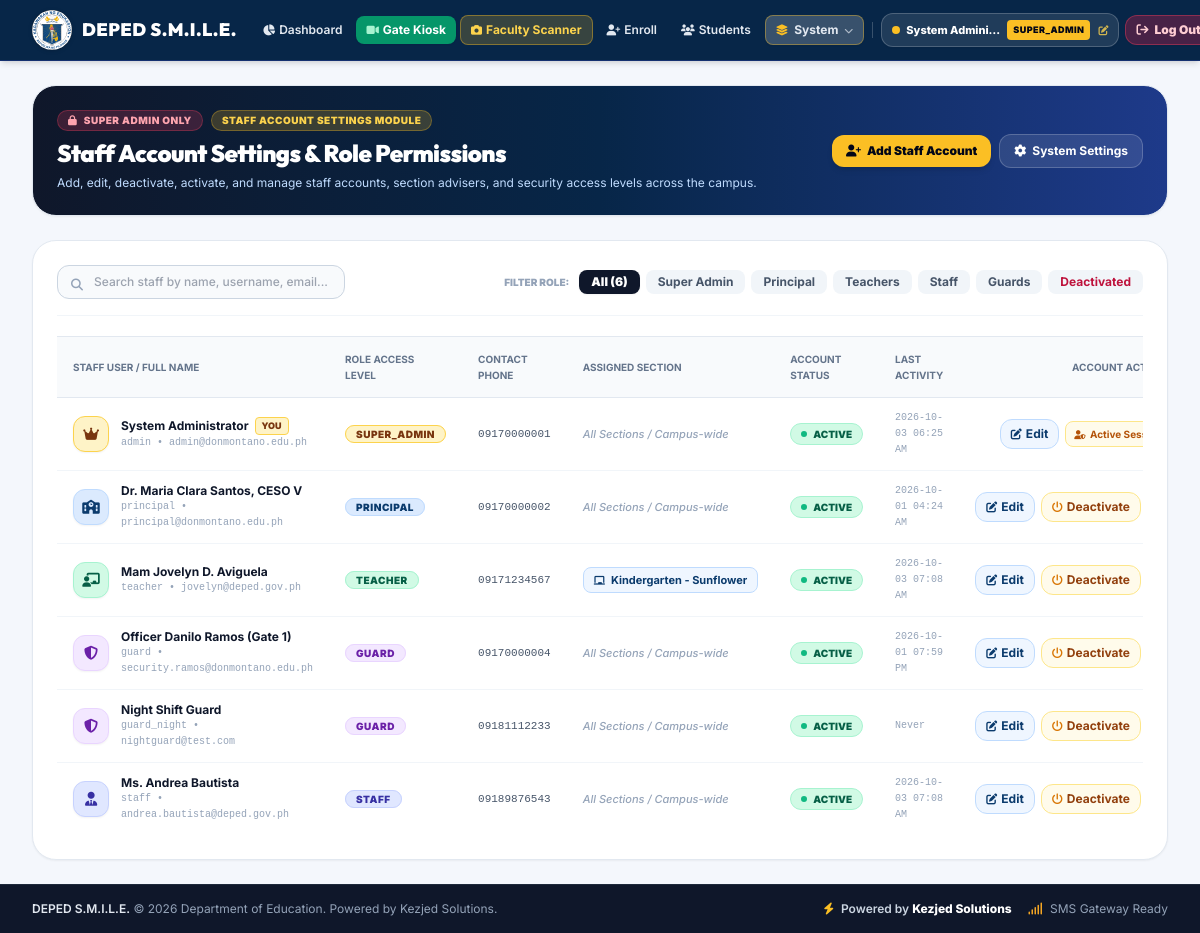
/admin/users (signed in), run on an earlier commit of the app's database.
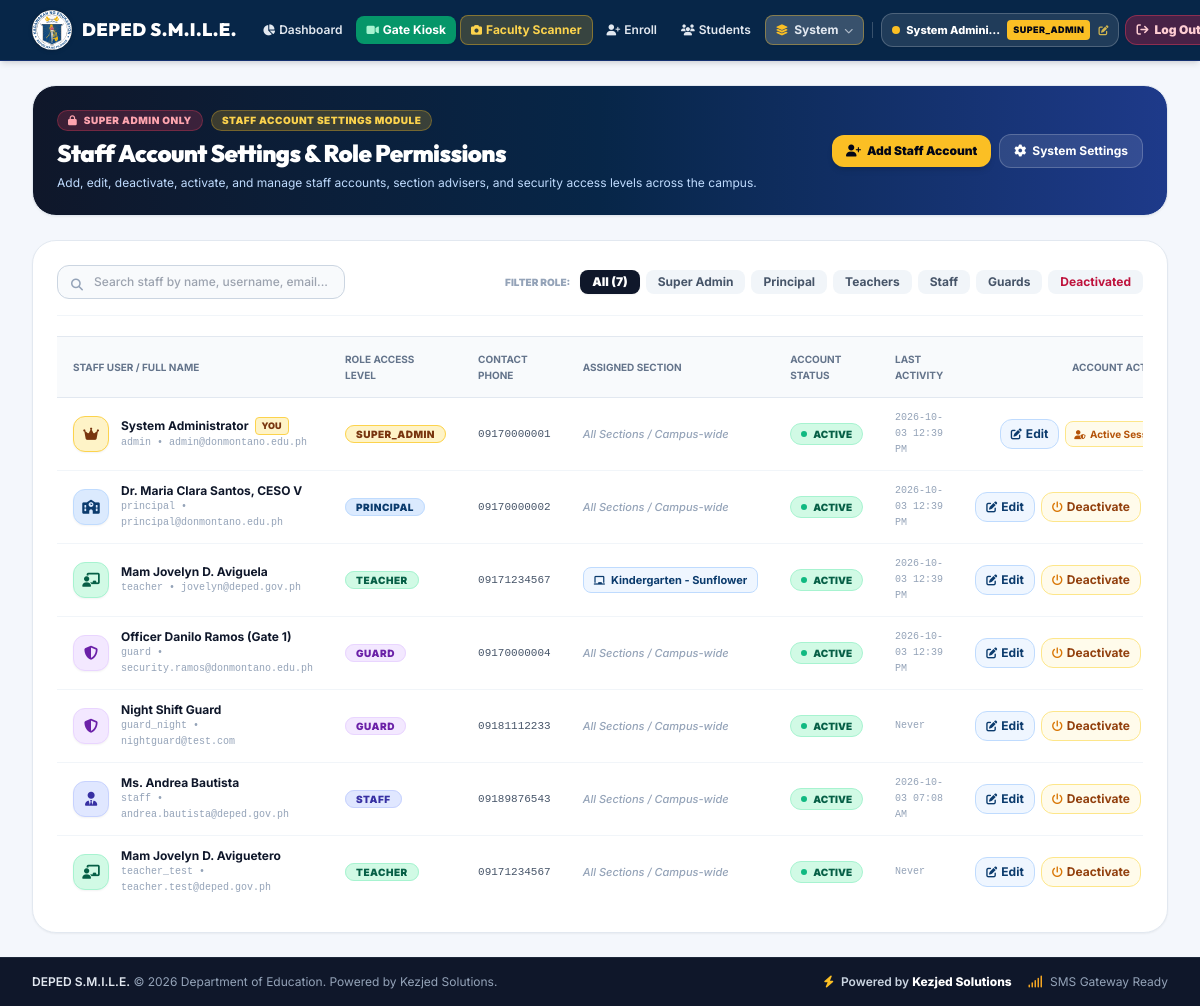
And on a later commit of the database.
### smile_orm.py (models this page shows)
class User(Base):
    __tablename__ = 'users'
    id = Column(Integer, primary_key=True, autoincrement=True)
    username = Column(String(50), unique=True, nullable=False, index=True)
    email = Column(String(120), unique=True, nullable=False, index=True)
    password_hash = Column(String(255), nullable=False)
    full_name = Column(String(100), nullable=False)
    role = Column(String(30), nullable=False, default="TEACHER") # SUPER_ADMIN, PRINCIPAL, TEACHER, GUARD, PARENT, STAFF, NON_TEACHING
    is_active = Column(Boolean, default=True)
    phone_number = Column(String(30), default="")
    designation = Column(String(100), default="") # DepEd Designation / Department (e.g. Registrar, Guidance)
    assigned_section_id = Column(Integer, ForeignKey('sections.id'), nullable=True)
    face_embedding = Column(Text, nullable=True) # JSON list of 128 floats for SFace facial recognition
    photo_path = Column(Text, default="") # Photo evidence / profile portrait
    created_at = Column(DateTime, default=pht_now)
    last_login = Column(DateTime, nullable=True)
    assigned_section = relationship("Section", foreign_keys=[assigned_section_id])
    staff_attendance_records = relationship("StaffAttendanceLog", back_populates="user_rel", cascade="all, delete-orphan")
    def to_dict(self):
        return {
            "id": self.id,
            "username": self.username,
            "email": self.email,
            "full_name": self.full_name,
            "role": self.role,
            "is_active": self.is_active,
            "phone_number": self.phone_number,
            "designation": getattr(self, 'designation', '') or "",
            "assigned_section_id": self.assigned_section_id,
            "assigned_section_name": f"{self.assigned_section.grade_level} - {self.assigned_section.section_name}" if self.assigned_section else "N/A",
            "has_face": bool(self.face_embedding),
            "photo_path": getattr(self, 'photo_path', '') or "",
            "created_at": self.created_at.strftime("%Y-%m-%d %I:%M %p") if self.created_at else "",
            "last_login": self.last_login.strftime("%Y-%m-%d %I:%M %p") if self.last_login else "Never"
        }

### app.py (the view)
@app.route('/admin/users', methods=['GET'])
@admin_required
def admin_users():
    users = get_all_users_orm()
    sections = get_all_sections_orm()
    return render_template(
        'admin_users.html',
        school_name=smile_config.SCHOOL_NAME,
        users=users,
        sections=sections
    )

### templates/admin_users.html (shortened to what the changed rows need)
{% extends "base.html" %}
{% block content %}
<div class="space-y-6">
  <div class="glass-card rounded-2xl sm:rounded-3xl p-4 sm:p-6 border border-slate-200 shadow-sm flex flex-col md:flex-row md:items-center justify-between gap-4 bg-gradient-to-r from-slate-900 via-deped-darkblue to-blue-900 text-white relative overflow-hidden">
    <div class="space-y-1.5 z-10">
      <h1 class="text-xl sm:text-2xl font-black font-heading tracking-tight text-white">Staff Account Settings & Role Permissions</h1>
    </div>
  </div>
  <div class="glass-card rounded-3xl p-6 border border-slate-200 shadow-sm bg-white space-y-5">
    <div class="flex flex-col lg:flex-row lg:items-center justify-between gap-4 pb-4 border-b border-slate-100">
      <div class="flex items-center gap-1.5 flex-wrap">
        <span class="text-[10px] font-black uppercase text-slate-400 mr-1">Filter Role:</span>
        <button onclick="setRoleFilter('ALL')" id="filterBtn_ALL" class="role-filter-btn px-3 py-1 rounded-lg text-xs font-black transition bg-slate-900 text-white shadow-sm">
          All ({{ users|length }})
        </button>
        <button onclick="setRoleFilter('SUPER_ADMIN')" id="filterBtn_SUPER_ADMIN" class="role-filter-btn px-3 py-1 rounded-lg text-xs font-bold transition bg-slate-100 text-slate-600 hover:bg-slate-200">
          Super Admin
        </button>
        <button onclick="setRoleFilter('PRINCIPAL')" id="filterBtn_PRINCIPAL" class="role-filter-btn px-3 py-1 rounded-lg text-xs font-bold transition bg-slate-100 text-slate-600 hover:bg-slate-200">
          Principal
        </button>
        <button onclick="setRoleFilter('TEACHER')" id="filterBtn_TEACHER" class="role-filter-btn px-3 py-1 rounded-lg text-xs font-bold transition bg-slate-100 text-slate-600 hover:bg-slate-200">
          Teachers
        </button>
        <button onclick="setRoleFilter('STAFF')" id="filterBtn_STAFF" class="role-filter-btn px-3 py-1 rounded-lg text-xs font-bold transition bg-slate-100 text-slate-600 hover:bg-slate-200">
          Staff
        </button>
        <button onclick="setRoleFilter('GUARD')" id="filterBtn_GUARD" class="role-filter-btn px-3 py-1 rounded-lg text-xs font-bold transition bg-slate-100 text-slate-600 hover:bg-slate-200">
          Guards
        </button>
        <button onclick="setRoleFilter('INACTIVE')" id="filterBtn_INACTIVE" class="role-filter-btn px-3 py-1 rounded-lg text-xs font-bold transition bg-slate-100 text-rose-700 hover:bg-rose-50">
          Deactivated
        </button>
      </div>
    </div>
    <div class="overflow-x-auto">
      <table class="w-full text-left text-xs" id="staffAccountsTable">
        <thead class="bg-slate-50 text-slate-500 uppercase text-[10px] font-black border-y border-slate-200">
          <tr>
            <th class="py-3.5 px-4">Staff User / Full Name</th>
            <th class="py-3.5 px-4">Role Access Level</th>
            <th class="py-3.5 px-4">Contact Phone</th>
            <th class="py-3.5 px-4">Assigned Section</th>
            <th class="py-3.5 px-4">Account Status</th>
            <th class="py-3.5 px-4">Last Activity</th>
            <th class="py-3.5 px-4 text-right">Account Actions</th>
          </tr>
        </thead>
        <tbody class="divide-y divide-slate-100 font-medium text-slate-700">
          {% for u in users %}
          <tr class="user-row hover:bg-slate-50/80 transition"
              data-user-id="{{ u.id }}"
              data-username="{{ u.username|lower }}"
              data-fullname="{{ u.full_name|lower }}"
              data-email="{{ u.email|lower }}"
              data-role="{{ u.role }}"
              data-active="{{ 'true' if u.is_active else 'false' }}">
            <td class="py-3 px-4">
              <div class="flex items-center gap-3">
                <div class="w-9 h-9 rounded-xl {% if u.role == 'SUPER_ADMIN' %}bg-amber-100 text-amber-900 border border-amber-300{% elif u.role == 'PRINCIPAL' %}bg-blue-100 text-deped-blue border border-blue-200{% elif u.role == 'TEACHER' %}bg-emerald-100 text-emerald-800 border border-emerald-200{% elif u.role == 'STAFF' %}bg-indigo-100 text-indigo-800 border border-indigo-200{% else %}bg-purple-100 text-purple-800 border border-purple-200{% endif %} flex items-center justify-center font-black text-sm shrink-0 shadow-sm">
                  <i class="fa-solid {% if u.role == 'SUPER_ADMIN' %}fa-crown{% elif u.role == 'PRINCIPAL' %}fa-school{% elif u.role == 'TEACHER' %}fa-chalkboard-user{% elif u.role == 'STAFF' %}fa-user-tie{% else %}fa-shield-halved{% endif %}"></i>
                </div>
                <div>
                  <div class="flex items-center gap-1.5">
                    <span class="font-bold text-slate-900">{{ u.full_name }}</span>
                    {% if u.id == current_user.id %}
                    <span class="px-1.5 py-0.2 rounded text-[9px] font-black uppercase bg-amber-100 text-amber-900 border border-amber-300">You</span>
                    {% endif %}
                  </div>
                  <span class="text-[10px] text-slate-400 font-mono block">{{ u.username }} &bull; {{ u.email }}</span>
                </div>
              </div>
            </td>
            <td class="py-3 px-4">
              <span class="px-2.5 py-0.5 rounded-full text-[10px] font-black uppercase tracking-wider {% if u.role == 'SUPER_ADMIN' %}bg-amber-100 text-amber-900 border border-amber-300{% elif u.role == 'PRINCIPAL' %}bg-blue-100 text-deped-blue border border-blue-200{% elif u.role == 'TEACHER' %}bg-emerald-100 text-emerald-800 border border-emerald-200{% elif u.role == 'STAFF' %}bg-indigo-100 text-indigo-800 border border-indigo-200{% else %}bg-purple-100 text-purple-800 border border-purple-200{% endif %}">
                {{ u.role }}
              </span>
            </td>
            <td class="py-3 px-4 font-mono text-[11px] text-slate-600">
              {{ u.phone_number or 'Not provided' }}
            </td>
            <td class="py-3 px-4">
              {% if u.assigned_section_name and u.assigned_section_name != 'N/A' %}
              <span class="px-2.5 py-1 rounded-lg text-[11px] font-bold bg-blue-50 text-deped-blue border border-blue-200 flex items-center gap-1.5 w-max">
                <i class="fa-solid fa-chalkboard text-[10px]"></i>
                {{ u.assigned_section_name }}
              </span>
              {% else %}
              <span class="text-slate-400 text-[11px] italic">All Sections / Campus-wide</span>
              {% endif %}
            </td>
            <td class="py-3 px-4">
              {% if u.is_active %}
              <span class="px-2.5 py-0.5 rounded-full text-[10px] font-black uppercase bg-emerald-100 text-emerald-800 border border-emerald-200 inline-flex items-center gap-1.5">
                <span class="w-1.5 h-1.5 rounded-full bg-emerald-500 animate-pulse"></span>
                ACTIVE
              </span>
              {% else %}
              <span class="px-2.5 py-0.5 rounded-full text-[10px] font-black uppercase bg-rose-100 text-rose-800 border border-rose-200 inline-flex items-center gap-1.5">
                <span class="w-1.5 h-1.5 rounded-full bg-rose-500"></span>
                DEACTIVATED
              </span>
              {% endif %}
            </td>
            <td class="py-3 px-4 text-slate-400 font-mono text-[10px]">
              {{ u.last_login }}
            </td>
            <td class="py-3 px-4 text-right">
              <div class="inline-flex items-center gap-1.5">
                <button onclick="openEditUserModal({{ u.id }}, '{{ u.username|escape }}', '{{ u.full_name|escape }}', '{{ u.email|escape }}', '{{ u.role }}', '{{ u.phone_number or '' }}', {{ u.assigned_section_id or 'null' }}, {{ 'true' if u.is_active else 'false' }}, {{ 'true' if u.id == current_user.id else 'false' }})"
                        title="Edit Account Details & Password"
                        class="px-2.5 py-1.5 rounded-xl bg-blue-50 hover:bg-blue-100 text-deped-blue font-bold text-xs transition border border-blue-200 flex items-center gap-1">
                  <i class="fa-solid fa-pen-to-square text-[11px]"></i>
                  <span>Edit</span>
                </button>
                {% if u.id != current_user.id %}
                  {% if u.is_active %}
                  <button onclick="toggleUserStatus({{ u.id }}, '{{ u.username|escape }}', true)"
                          title="Deactivate Account (Block Access)"
                          class="px-2.5 py-1.5 rounded-xl bg-amber-50 hover:bg-amber-100 text-amber-800 font-bold text-xs transition border border-amber-200 flex items-center gap-1">
                    <i class="fa-solid fa-power-off text-[11px] text-amber-600"></i>
                    <span>Deactivate</span>
                  </button>
                  {% endif %}
                {% else %}
                  <span class="text-[10px] text-amber-700 font-bold px-2 py-1 bg-amber-50 rounded-lg border border-amber-200" title="You cannot deactivate or delete your own active administrator account">
                    <i class="fa-solid fa-user-shield text-[9px] mr-0.5"></i> Active Session
                  </span>
                {% endif %}
              </div>
            </td>
          </tr>
          {% endfor %}
        </tbody>
      </table>
    </div>
  </div>
</div>
{% endblock %}

### templates/base.html (shortened to what the changed rows need)
<!DOCTYPE html>
<html lang="en">
<head>
  <script src="https://cdn.tailwindcss.com"></script>
  <link rel="stylesheet" href="https://cdnjs.cloudflare.com/ajax/libs/font-awesome/6.5.1/css/all.min.css">
</head>
<body class="min-h-screen flex flex-col text-slate-800 overflow-x-hidden w-full max-w-full">
  <header class="bg-deped-darkblue text-white shadow-md sticky top-0 z-50 border-b border-blue-900/60 w-full">
    <div class="w-full max-w-[1560px] mx-auto px-4 sm:px-6 lg:px-8 py-2 sm:py-2.5">
      <div class="flex items-center justify-between gap-3 lg:gap-4 w-full">
        <div class="hidden lg:flex items-center gap-1.5 xl:gap-2.5 shrink-0">
          {% if current_user %}
            {% if current_user.role == 'TEACHER' %}
              <a href="/profile" class="flex items-center gap-1.5 px-2.5 py-1.5 rounded-xl bg-emerald-950/40 hover:bg-emerald-900/60 border border-emerald-400/40 text-xs shadow-sm shrink-0 transition group cursor-pointer" title="Edit Profile & Advisory Class">
                <span class="w-2 h-2 rounded-full bg-emerald-400 animate-pulse shrink-0"></span>
                <span class="font-bold text-white text-[11px] max-w-[95px] xl:max-w-[130px] truncate" title="{{ current_user.full_name }}">{{ current_user.full_name }}</span>
                {% if current_user.assigned_section_name and current_user.assigned_section_name != 'N/A' %}
                <span class="hidden 2xl:inline text-[9px] font-black uppercase text-amber-300 font-mono tracking-tight max-w-[120px] truncate" title="{{ current_user.assigned_section_name }}">
                  [{{ current_user.assigned_section_name }}]
                </span>
                {% endif %}
                <span class="px-1.5 py-0.5 rounded text-[9px] font-black uppercase tracking-wider bg-emerald-400 text-slate-950 shrink-0 whitespace-nowrap">
                  Adviser
                </span>
                <i class="fa-solid fa-pen-to-square text-[10px] text-amber-300/80 group-hover:text-amber-300 transition shrink-0 ml-0.5" title="Edit Profile"></i>
              </a>
            {% else %}
              <a href="/profile" class="flex items-center gap-1.5 px-2.5 py-1.5 rounded-xl bg-white/10 hover:bg-white/20 border border-white/20 text-xs shadow-sm shrink-0 transition group cursor-pointer" title="Edit Profile">
                <span class="w-2 h-2 rounded-full {% if current_user.is_admin %}bg-amber-400{% else %}bg-blue-400{% endif %} animate-pulse shrink-0"></span>
                <span class="font-extrabold text-white text-[11px] max-w-[95px] xl:max-w-[130px] truncate" title="{{ current_user.full_name }}">{{ current_user.full_name }}</span>
                <span class="px-1.5 py-0.5 rounded text-[9px] font-black uppercase tracking-wider {% if current_user.is_admin %}bg-amber-400 text-slate-950{% elif current_user.role == 'PRINCIPAL' %}bg-blue-400 text-slate-950{% elif current_user.role == 'GUARD' %}bg-purple-400 text-slate-950{% else %}bg-slate-200 text-slate-900{% endif %} shrink-0 whitespace-nowrap">
                  {{ current_user.role }}
                </span>
                <i class="fa-solid fa-pen-to-square text-[10px] text-amber-300/80 group-hover:text-amber-300 transition shrink-0 ml-0.5" title="Edit Profile"></i>
              </a>
            {% endif %}
          {% else %}
            <a href="/login" class="px-3 py-1.5 bg-amber-400 hover:bg-amber-300 text-slate-950 font-black text-xs rounded-xl shadow transition flex items-center gap-1.5 shrink-0 whitespace-nowrap">
              <i class="fa-solid fa-key text-[10px]"></i> Staff Sign In
            </a>
          {% endif %}
        </div>
      </div>
    </div>
  </header>
  <main class="flex-grow max-w-[1560px] w-full mx-auto px-4 sm:px-6 lg:px-8 py-4 sm:py-6 overflow-x-hidden">
    {% block content %}{% endblock %}
  </main>
</body>
</html>

What changed in the data, as far as the page shows it:
changed User "System Administrator": last_login "2026-10-03 06:25 AM" → "2026-10-03 12:39 PM"
changed User "Dr. Maria Clara Santos, CESO V": last_login "2026-10-01 04:24 AM" → "2026-10-03 12:39 PM"
changed User "Mam Jovelyn D. Aviguela": last_login "2026-10-03 07:08 AM" → "2026-10-03 12:39 PM"
changed User "Officer Danilo Ramos (Gate 1)": last_login "2026-10-01 07:59 PM" → "2026-10-03 12:39 PM"
added User: full_name "Mam Jovelyn D. Aviguetero", username "teacher_test", email "teacher.test@deped.gov.ph", role "TEACHER", phone_number "09171234567", shows "All Sections / Campus-wide", last_login "Never"
Also different on the page:
{{ users|length }}: "6" → "7"
